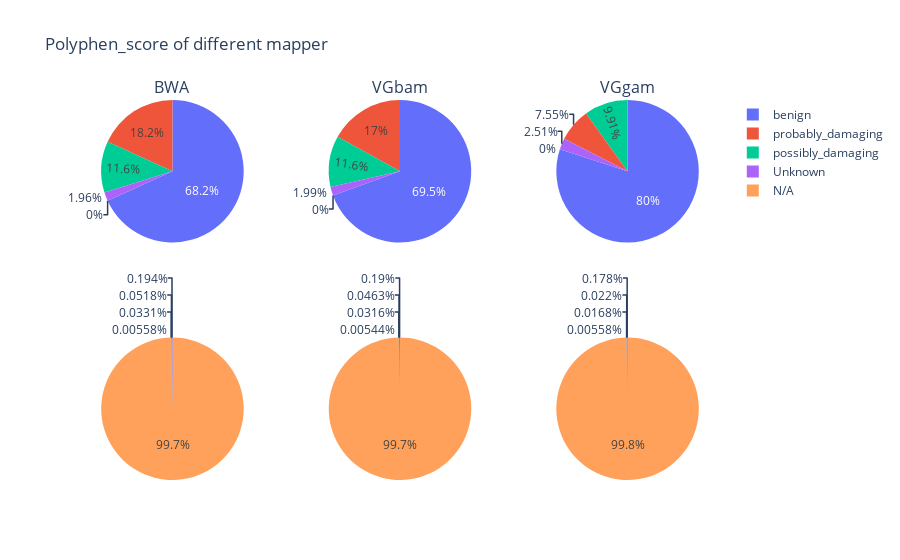

The cell this chart's notebook holds for it:
### Code cell
fig = make_subplots(2, 3, specs=[[{'type':'domain'}, {'type':'domain'}, {'type':'domain'}],
                                  [{'type':'domain'}, {'type':'domain'}, {'type':'domain'}]],
                    subplot_titles=['BWA', 'VGbam','VGgam',' ', ' ',' '])

fig.add_trace(go.Pie(labels=count_poly_bwa["ID"], values=count_poly_bwa["pct_poly"], scalegroup='one',
                     name="BWA"), 1, 1)
fig.add_trace(go.Pie(labels=count_poly_VGbam["ID"], values=count_poly_VGbam["pct_poly"], scalegroup='one',
                     name="VGb"), 1, 2)
fig.add_trace(go.Pie(labels=count_poly_VGgam["ID"], values=count_poly_VGgam["pct_poly"], scalegroup='one',
                     name="VGg"), 1, 3)



fig.add_trace(go.Pie(labels=count_poly_bwa["ID"], values=count_poly_bwa["pct_ovr"], scalegroup='one',
                     name="BWA"), 2, 1)
fig.add_trace(go.Pie(labels=count_poly_VGbam["ID"], values=count_poly_VGbam["pct_ovr"], scalegroup='one',
                     name="VGb"), 2, 2)
fig.add_trace(go.Pie(labels=count_poly_VGgam["ID"], values=count_poly_VGgam["pct_ovr"], scalegroup='one',
                     name="VGg"), 2, 3)

fig.update_layout(title_text='Polyphen_score of different mapper')
fig.show()

### Figure 1 — Plotly figure (JSON) as saved in the notebook; plotly's stock layout.template omitted (floating-point values rounded to 4 significant figures)
{"data": [{"domain": {"x": [0, 0.2889], "y": [0.625, 1]}, "labels": ["Unknown", "benign", "possibly_damaging", "probably_damaging", "N/A"], "name": "BWA", "scalegroup": "one", "type": "pie", "values": [1.963, 68.19, 11.64, 18.2, 0]}, {"domain": {"x": [0.3556, 0.6444], "y": [0.625, 1]}, "labels": ["Unknown", "benign", "possibly_damaging", "probably_damaging", "N/A"], "name": "VGb", "scalegroup": "one", "type": "pie", "values": [1.995, 69.45, 11.58, 16.97, 0]}, {"domain": {"x": [0.7111, 1], "y": [0.625, 1]}, "labels": ["Unknown", "benign", "possibly_damaging", "probably_damaging", "N/A"], "name": "VGg", "scalegroup": "one", "type": "pie", "values": [2.512, 80.02, 9.914, 7.549, 0]}, {"domain": {"x": [0, 0.2889], "y": [0, 0.375]}, "labels": ["Unknown", "benign", "possibly_damaging", "probably_damaging", "N/A"], "name": "BWA", "scalegroup": "one", "type": "pie", "values": [0.005583, 0.194, 0.03312, 0.05177, 99.72]}, {"domain": {"x": [0.3556, 0.6444], "y": [0, 0.375]}, "labels": ["Unknown", "benign", "possibly_damaging", "probably_damaging", "N/A"], "name": "VGb", "scalegroup": "one", "type": "pie", "values": [0.005444, 0.1895, 0.0316, 0.04632, 99.73]}, {"domain": {"x": [0.7111, 1], "y": [0, 0.375]}, "labels": ["Unknown", "benign", "possibly_damaging", "probably_damaging", "N/A"], "name": "VGg", "scalegroup": "one", "type": "pie", "values": [0.005578, 0.1777, 0.02201, 0.01676, 99.78]}], "layout": {"annotations": [{"font": {"size": 16}, "showarrow": false, "text": "BWA", "x": 0.1444, "xanchor": "center", "xref": "paper", "y": 1, "yanchor": "bottom", "yref": "paper"}, {"font": {"size": 16}, "showarrow": false, "text": "VGbam", "x": 0.5, "xanchor": "center", "xref": "paper", "y": 1, "yanchor": "bottom", "yref": "paper"}, {"font": {"size": 16}, "showarrow": false, "text": "VGgam", "x": 0.8556, "xanchor": "center", "xref": "paper", "y": 1, "yanchor": "bottom", "yref": "paper"}, {"font": {"size": 16}, "showarrow": false, "text": " ", "x": 0.1444, "xanchor": "center", "xref": "paper", "y": 0.375, "yanchor": "bottom", "yref": "paper"}, {"font": {"size": 16}, "showarrow": false, "text": " ", "x": 0.5, "xanchor": "center", "xref": "paper", "y": 0.375, "yanchor": "bottom", "yref": "paper"}, {"font": {"size": 16}, "showarrow": false, "text": " ", "x": 0.8556, "xanchor": "center", "xref": "paper", "y": 0.375, "yanchor": "bottom", "yref": "paper"}], "title": {"text": "Polyphen_score of different mapper"}}}
